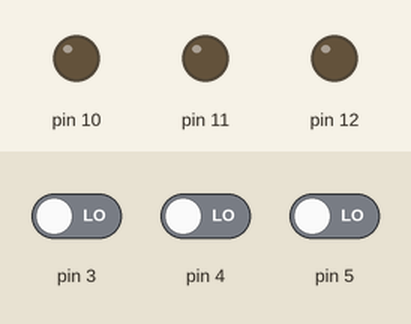
Bench run of a sketch on a simulated Arduino Uno, built with avr-gcc and run on an emulated ATmega328P. Shown: output pins drawn as LEDs (lit = HIGH). Inputs (shaded band) come from the test bench; at power-on: pin 3 LOW, pin 4 LOW, pin 5 LOW.

Above: at 1.2 s.
1.3 s: pin 3 driven HIGH
At 2.3 s:
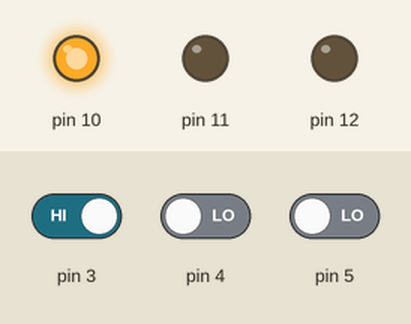
2.8 s: pin 4 driven HIGH
At 3.4 s:
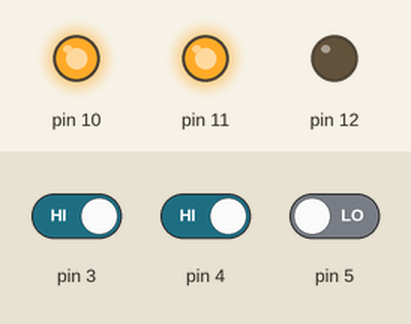
4.3 s: pin 5 driven HIGH
At 4.6 s:
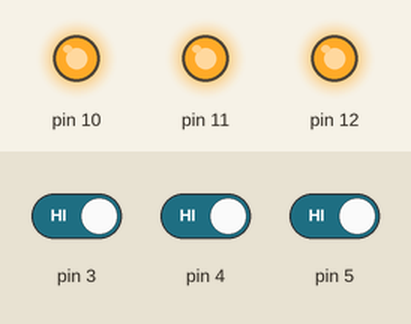
5.8 s: pin 3 driven LOW
At 6.9 s:
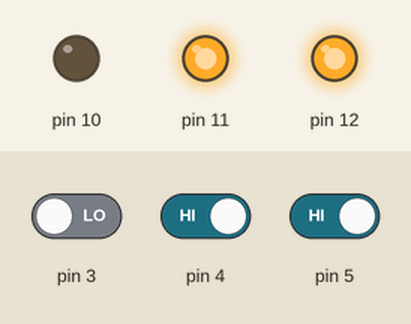
7.3 s: pin 4 driven LOW
At 8.1 s:
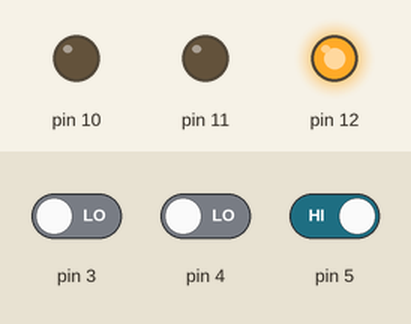
8.8 s: pin 3 driven HIGH
At 9.2 s:
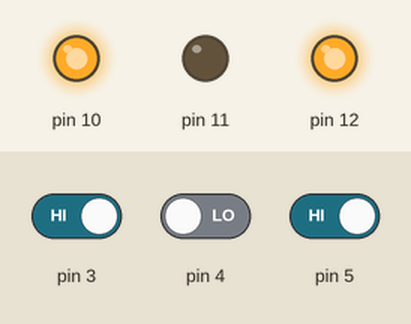
Timing chart, 0 to 11.3 s (numbered marks = the images above; inputs shaded):
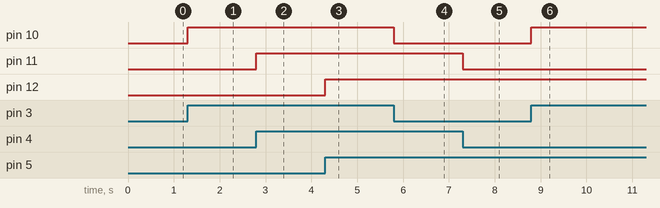

Measured:
- after the input at 1.3 s, pin 10: LOW → HIGH at once
- after the input at 2.8 s, pin 11: LOW → HIGH at once
- after the input at 4.3 s, pin 12: LOW → HIGH at once
- after the input at 5.8 s, pin 10: HIGH → LOW at once
- after the input at 7.3 s, pin 11: HIGH → LOW at once
- after the input at 8.8 s, pin 10: LOW → HIGH at once

The sketch:

Code.ino
```cpp
void setup() {
  pinMode(3, INPUT);
  pinMode(4, INPUT);
  pinMode(5, INPUT);
  pinMode(10, OUTPUT);
  pinMode(11, OUTPUT);
  pinMode(12, OUTPUT);
}

void loop() {

  if (digitalRead(3) == HIGH) {
    digitalWrite(10, HIGH);
  } else {
    digitalWrite(10, LOW);
  }

  if (digitalRead(4) == HIGH) {
    digitalWrite(11, HIGH);
  } else {
    digitalWrite(11, LOW);
  }

  if (digitalRead(5) == HIGH) {
    digitalWrite(12, HIGH);
  } else {
    digitalWrite(12, LOW);
  }
}
```
